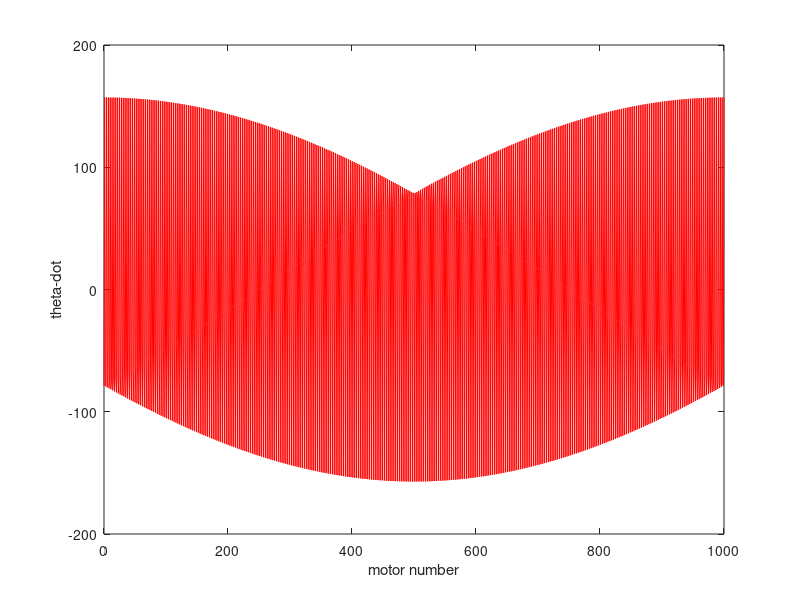

Write MATLAB code to recreate this figure.
%Calculates theta dot between motors
%All values same as the other code
A = 60;
W = (5*pi)/6;
sigma = (2*pi)/3;

tinitial = 2;
nval = linspace (0,1000, 1000);

theta_atn = W.*A.*cos( W.*tinitial + nval.*sigma);



plot(nval, theta_atn,  'r-')
tval = linspace(1,100,100);

for t= 1:length(tval);
    theta = W.*A.*cos( W.*tval(t) + nval.*sigma);
    plot(nval,theta,'r-')
    ylabel('theta-dot')
    xlabel('motor number')

    pause(.1)
end
